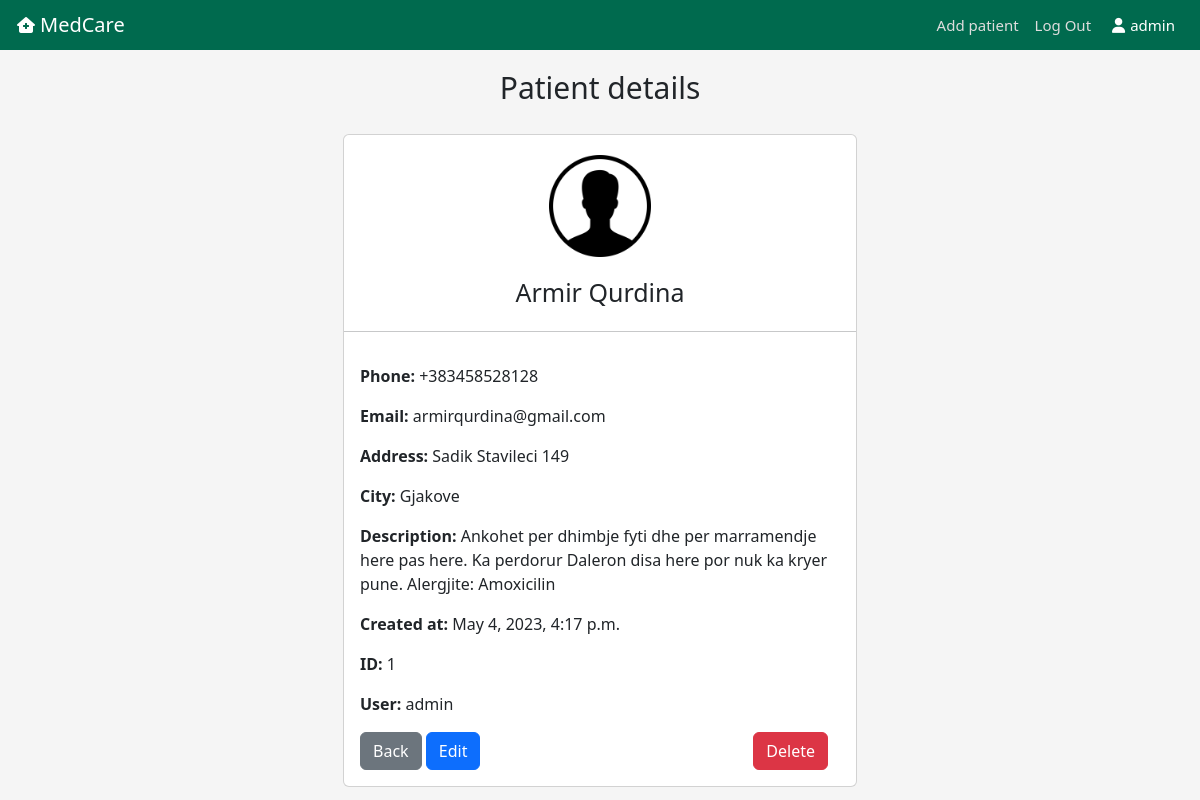
/patient/1 (signed in), run on the app's committed database.
### main/models.py (models this page shows)
class Patient(models.Model):
    created_at = models.DateTimeField(auto_now_add=True)
    first_name = models.CharField(max_length=50)
    last_name = models.CharField(max_length=50)
    gender = models.CharField(choices=GENDER_CHOICES, max_length=1, default=None)
    phone = models.CharField(max_length=20)
    email = models.CharField(max_length=100)
    address = models.CharField(max_length=100)
    city = models.CharField(max_length=50)
    description = models.TextField()
    user = models.ForeignKey(User, on_delete=models.CASCADE)
    def __str__(self):
        return (f"{self.first_name} {self.last_name}")

### main/views.py (the view)
# urls.py: path("patient/<int:pk>", views.patient_record, name='patient'),
def patient_record(request, pk):
    if request.user.is_authenticated:
        patient = Patient.objects.get(id=pk)
        if request.user == patient.user:
            return render(request, 'patient.html', {'patient': patient})
        else:
            messages.error(request, "You can't access that page.")
            return redirect('home')
    else:
        messages.error(request, 'You must be logged in to view that page.')
        return redirect('home')

### main/templates/patient.html (shortened to what this page needs)
{% extends 'base.html' %}
{% block content %}
{% load static %}
<div class="container">
  <h1>Patient details</h1>
  <div class="card mb-3" style="width: max-content;">
        {% if patient.gender == 'M' %}
          <img src="{% static 'main/172626_user_male_icon.png' %}" class="img-fluid rounded-start" alt="...">
        {% else %}
          <img src="{% static 'main/172622_user_female_icon.png' %}" class="img-fluid rounded-start" alt="...">
        {% endif %}
        <h5 class="card-title">{{ patient }}</h5>
        <hr/>
        <div class="card-body">
            <p class="card-text"><strong>Phone: </strong>{{ patient.phone }}</p>
            <p class="card-text"><strong>Email: </strong>{{ patient.email }}</p>
            <p class="card-text"><strong>Address: </strong>{{ patient.address }}</p>
            <p class="card-text"><strong>City: </strong>{{ patient.city }}</p>
            <p class="card-text"><strong>Description: </strong>{{ patient.description }}</p>
            <p class="card-text"><strong>Created at: </strong>{{ patient.created_at }}</p>
            <p class="card-text"><strong>ID: </strong>{{ patient.id }}</p>
            <p class="card-text"><strong>User: </strong>{{ patient.user }}</p>
            <a href="{% url 'home' %}" class="btn btn-secondary">Back</a>
            <a href="{% url 'edit_patient' patient.id %}" class="btn btn-primary">Edit</a>
            <a href="{% url 'delete_patient' patient.id %}" style="float: right" class="btn btn-danger">Delete</a>
        </div>
    </div>
  </div>
{% endblock %}

### main/templates/navbar.html (shortened to what this page needs)
{% load static %}
<link rel="stylesheet" href="{% static 'main/style.css' %}">
<nav class="navbar navbar-expand-lg">
    <div class="container-fluid">
        <i class="fa-solid fa-house-medical" style="color: #ffffff;"></i>
        <a class="navbar-brand" href="{% url 'home' %}">MedCare</a>
        <div class="collapse navbar-collapse" id="navbarNav">
            <ul class="navbar-nav ms-auto">
                {% if user.is_authenticated %}
                <li class="nav-item">
                    <a class="nav-link" href="{% url 'add_patient' %}">Add patient</a>
                </li>
                <li class="nav-item">
                    <a class="nav-link" aria-current="page" href="{% url 'logout' %}">Log Out</a>
                </li>
                <li class="nav-item">
                    <a class="nav-link active" aria-current="page"><i class="fa-solid fa-user"></i>{{ user }}</a>
                </li>
                {% endif %}
            </ul>
        </div>
    </div>
</nav>

### main/static/main/style.css (style rules this page uses)
body { background-color: whitesmoke; }
h1 { font-size: 30px; padding: 20px 0; }
.container { display: flex; justify-content: center; }
.card-body { width: 500px; }
.navbar-nav .nav-link.active { color: white; user-select: none; }
.fa-user { margin: 0 5px; }
.navbar-brand { margin-left: 5px; color: white; }
.navbar { background-color: #006a4e; padding: 5px; }
.nav-item { font-size: 15px; }
.nav-link { color: #ddd; }

### main/templates/patient.html (style rules this page uses)
.container { display: flex; flex-direction: column; align-items: center; }
.card { display: flex; justify-content: center; }
img { width: 20%; margin: 20px auto; }
.card-title { text-align: center; font-size: 25px; }

### data on the page
Patient: first_name+last_name "Armir Qurdina", phone "+383458528128", email "armirqurdina@gmail.com", address "Sadik Stavileci 149", city "Gjakove", description "Ankohet per dhimbje fyti dhe per marramendje here pas here. Ka perdorur Daleron disa here por nuk ka kryer pune. Alergjite: Amoxicilin", created_at "May 4, 2023, 4:17 p.m.", id "1", user "admin"

### other printed values
{{ user }} "admin"
